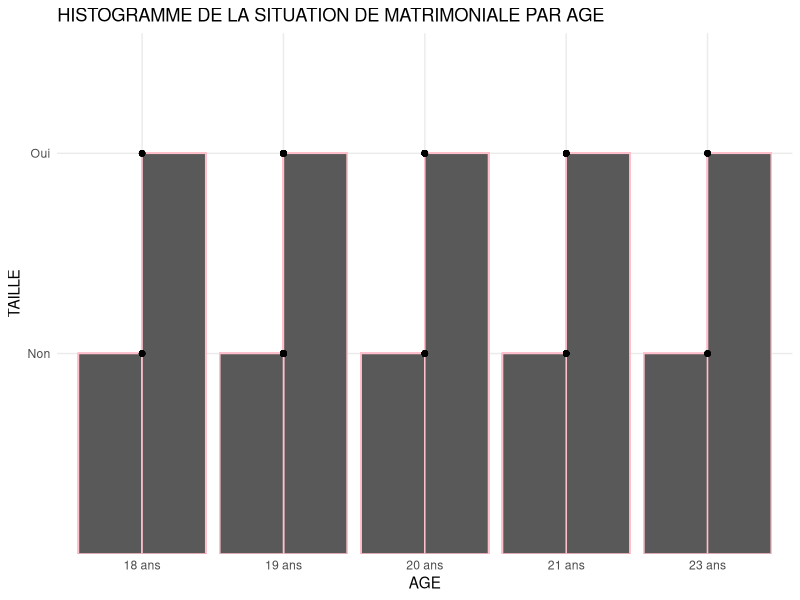
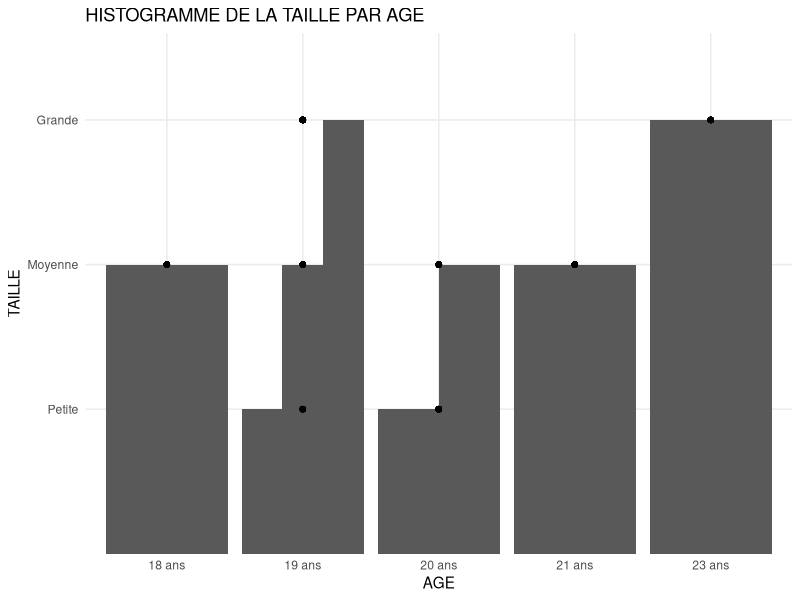

Source code (R) for these figures, in order:
## ---- chunk 1
Nom<- c("BOUSSO","COULIBALY","DIAKHATE","DIAW","DIENG","FAYE","HILDEGARDE","SARAH-LAURE","NIANG","NIASS","KANE","NDONG","NGEMFUOU","DE LE FLECHE","Rayan", "SENE")
Prénom<-c("Mame Balla","Khadidiatou", "Khadidiatou","Awa","Samba","Ameth","Edima Biyenda","Fougwoug","Papa Ahmadou","Ahmadou","Alioune Abdou Salam","Tamsir","Célia","Jeanne","Ange","Malick")
Age<-c("23 ans","19 ans","19 ans","20 ans","19 ans","21 ans","20 ans","20 ans","19 ans","20 ans","19 ans","20 ans","20 ans","21 ans", "18 ans","19 ans")
Mention_ISEP<-c("Bien","Excellent","Tbien","Tbien","TBien","Tbien","Tbien","Tbien","Tbien","Tbien","Tbien","Tbien","Tbien","Tbien","Tbien","Tbien")
Taille<-c(185,163,195,180,175,180,175,160,185,163,195,180,175,180,175,184)
Poids<-c(62,58,59,58,59,75,62,57,65,58,59,80,58,75,57,63)

nombre_variables <- 15
nombre_observations <- 304

# Créer un data.frame 
ma_base_de_donnees <- data.frame(
  Nom<- rep(Nom,19),
  Prénom<- rep(Prénom,19),
  Age<- rep(Age,19),
  Mention<- rep(Mention_ISEP,19),
  Taille<- rep(Taille,19),
  Poids<- rep(Poids,19),
  Célibataire<- sample(c("Oui", "Non"), nombre_observations, replace = TRUE),  # Variable catégorielle
  Sexe<- sample(c("Masculin", "Féminim"), nombre_observations, replace = TRUE),  # Variable catégorielle
  Matricule1<- rpois(nombre_observations, lambda = 3),  # Variable numérique avec distribution de Poisson
  Chiffre_choisi<- factor(sample(letters[1:5], nombre_observations, replace = TRUE)),  # Variable factorielle
  Fiancé<- sample(c("Oui", "Non"), nombre_observations, replace = TRUE),  # Variable binaire
  Lettre_préféré<- sample(letters[10:15], nombre_observations, replace = TRUE),  # Variable catégorielle
  Matricule2<- rnorm(nombre_observations),
  Niveau_R<- sample(c("Très Bon", "Bon","Assez Bon","Médiocre"), nombre_observations, replace = TRUE),
  Logicel_préféré<- sample(c("Python", "Stata","SPSS","R","Excel"), nombre_observations, replace = TRUE))

## ---- chunk 2
summary(Taille)
## ---- chunk 3
summary(Poids)
## ---- chunk 4
poids_cat <- cut(Poids, breaks = c(55, 60, 70, 80), labels = c("Faible", "Moyen", "Fort"))
library(ggplot2)
ggplot(ma_base_de_donnees, aes(x=Age, y=Fiancé)) +
  geom_bar(color="pink",stat="identity", position="dodge") +
  labs(title="HISTOGRAMME DE LA SITUATION DE MATRIMONIALE PAR AGE",
       x="AGE",
       y="TAILLE") +
  theme_minimal() +
  geom_point()
## ---- chunk 5
taille_cat <- cut(Taille, breaks = c(150, 170, 180, 200), labels = c("Petite", "Moyenne", "Grande"))
library(ggplot2)
ggplot(color="pink",ma_base_de_donnees, aes(x=Age, y=taille_cat)) +
  geom_bar(stat="identity", position="dodge") +
  labs(title="HISTOGRAMME DE LA TAILLE PAR AGE",
       x="AGE",
       y="TAILLE") +
  theme_minimal() +
  geom_point()
